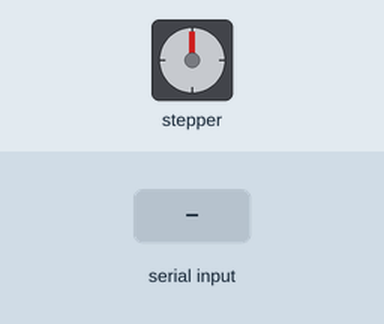
Recording of a program running on a simulated Arduino Uno, built with avr-gcc and run on an emulated ATmega328P. On the bench: stepper motor. Wiring (inferred from the names in the program): stepper motor driver (200 steps per turn assumed): step pin 2; direction pin 5; enable pin 8. The inputs (shaded band) are chosen by the test bench. What the program prints to the serial monitor is not drawn.

Above: at 1.4 s.
1.5 s: "90,45\n" received over Serial
Timing chart, 0 to 4.5 s (numbered marks = the images above; inputs shaded):
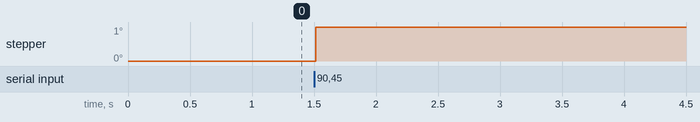

The program:

main.cpp
```cpp
#include <Arduino.h>
const int stepX = 2;
const int dirX = 5;
const int enPin = 8;

unsigned long tiempoAnterior = micros();
unsigned long tiempoActual = 0;
unsigned long tiempoToggle = 0;
unsigned long intervalo = 0;
unsigned long ultimoPrint;
unsigned long ultimoSerial = 0;
int valor = 0;
bool pulso = true;
bool clienteActivo;
String serialBuffer;

void setup() {
  pinMode(stepX, OUTPUT);
  pinMode(dirX, OUTPUT);
  pinMode(enPin, OUTPUT);

  digitalWrite(dirX, HIGH);   // Establece la dirección de giro
  digitalWrite(enPin, LOW);   // Habilita el driver (LOW = habilitado)

  Serial.begin(9600);
  delay(200);
  Serial.println("Iniciando...");
  Serial.print("La velocidad actual es: ");
  Serial.println(intervalo);
  ultimoPrint = millis();
}

void loop() {

  // Impresión periódica de intervalo.
  if (Serial && (millis() - ultimoPrint >= 2000))
    {
      Serial.print("La velocidad actual es: ");
      Serial.println(valor);
      ultimoPrint = millis();
    }

  // Control de motor.
  tiempoActual = micros();
  if (tiempoActual - tiempoAnterior >= intervalo)
    {
      tiempoAnterior = tiempoActual;
      tiempoToggle = tiempoActual;
      pulso = !pulso;

      // Pulso de dirección.
      if (valor >= 0)
        {
          digitalWrite(dirX, HIGH);
        }
      else
        {
          digitalWrite(dirX, LOW);
        }

      // Pulso de movimiento.
      if (valor != 0)
        {
          digitalWrite(stepX, pulso);
        }
    }

  // Comunicación serial.
  while (Serial.available() > 0)
  {
    char c = Serial.read();
    if (c == '\n')
      {
        valor = serialBuffer.toInt();
        intervalo = abs(valor);
        Serial.println(valor);
        serialBuffer = "";
        ultimoSerial = millis();
        clienteActivo = true;
      }
    else if (isDigit(c) || (c == '-'))
      {
        serialBuffer += c; // Concatenar caracteres en buffer, antes de recibir \n.
      }
  }

  if ((millis() - ultimoSerial) > 5000)
    {
      clienteActivo = false;
    }
}
```
